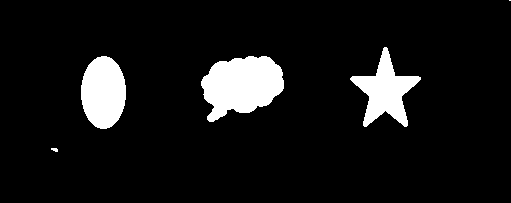
%> input picture CS346/objectsForActiveContours.png, 511 x 203 px
$ octave findHighCurvaturRegions.m   (GNU Octave 9; MATLAB toolbox functions it lacks are replaced by stand-ins)
%> lines starting %> are read from the running program, lines starting %| are printed output that depends on the picture; in (x1, y1, x2, y2) boxes, pixels count from 0 and x2, y2 are one past the last pixel; in counts of white or black regions, pixels touching at a corner belong together; the program's own positions count from 1
sigma = 1;
boxN = 7;

im= imread('objectsForActiveContours.png');
%> im is the input picture: size 203x511x3 uint8; 8.4% white; 5 white regions (1 under 20 px), largest, box (x1, y1, x2, y2) and area: (201, 56, 284, 122) 3796, (81, 56, 126, 129) 2573, (350, 47, 421, 127) 2372, (51, 148, 58, 152) 21
im = double(im(:,:,1))/255; %grayscale image with range [0,1]

%smooth with Gaussian kernel
%for efficiency, we'll take advantage of separability
halfwid = round(3*sigma);
xx = -halfwid:halfwid;
smookernel = exp(- xx.^2  / (2 * sigma^2));
%normalize to sum to one
smookernel = smookernel / sum(smookernel);
%convolve along x and y to do the 2D smoothing
smooim = imfilter(imfilter(im,smookernel,'replicate'),smookernel','replicate');

%compute gradients (x and y derivatives)
gradkernel = [-1 0 1]/2.0;
Gx = imfilter(smooim, gradkernel, 'replicate');
Gy = imfilter(smooim, gradkernel', 'replicate');
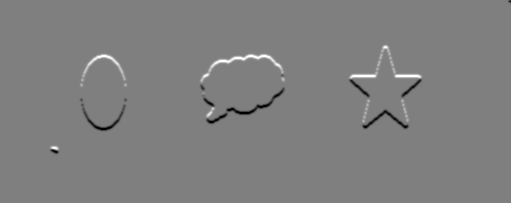
%> Gy: size 203x511 double; min -0.321, max 0.321, mean -1.35e-05; drawn with min black and max white

%form products of gradients at each pixel
Gxx = Gx .* Gx;
Gxy = Gx .* Gy;
Gyy = Gy .* Gy;
%sum up over NxN image regions
%will convolve using box filter;
box = ones(boxN);
Sxx = imfilter(Gxx,box,'replicate');
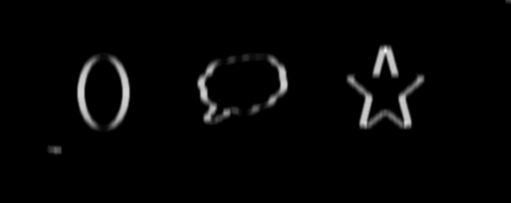
%> Sxx: size 203x511 double; min 0, max 2.12, mean 0.0476; drawn with min black and max white
Sxy = imfilter(Gxy,box,'replicate');
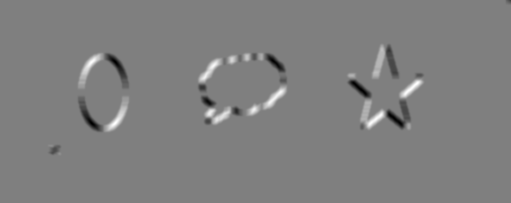
%> Sxy: size 203x511 double; min -1.14, max 1.14, mean 0.00257; drawn with min black and max white
Syy = imfilter(Gyy,box,'replicate');
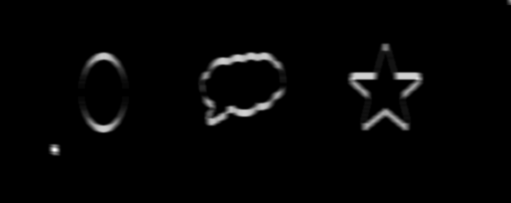
%> Syy: size 203x511 double; min 0, max 2.13, mean 0.0412; drawn with min black and max white

%now compute Harris R value score
det = Sxx .* Syy - Sxy .* Sxy;
tra = Sxx + Syy;
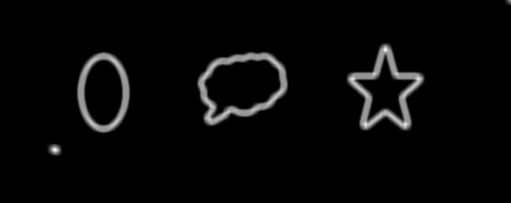
%> tra: size 203x511 double; min 0, max 2.98, mean 0.0889; drawn with min black and max white
k = .05;
R = det - k * tra.^2;
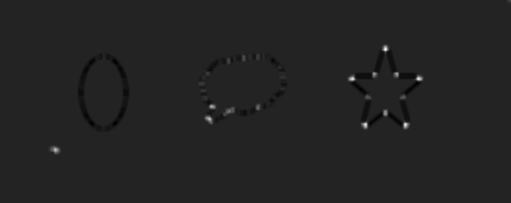
%> R: size 203x511 double; min -0.255, max 1.56, mean -0.000519; drawn with min black and max white

figure; imshow(im,[]); title('input image');
figure; imshow(R,[]); title('R scores on cornerness');

highCurvatureRegions = R>0.3;
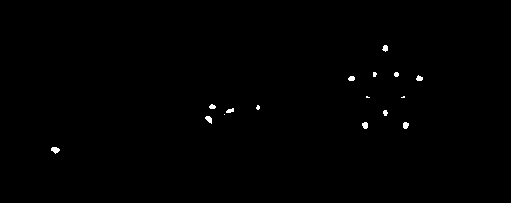
%> highCurvatureRegions: size 203x511 logical; 0.36% white; 16 white regions (5 under 20 px), largest, box (x1, y1, x2, y2) and area: (51, 147, 60, 154) 42, (205, 116, 212, 124) 36, (362, 122, 368, 129) 34
figure; imshow(highCurvatureRegions); title('highCurvatureRegions for the active contour algorithm');
